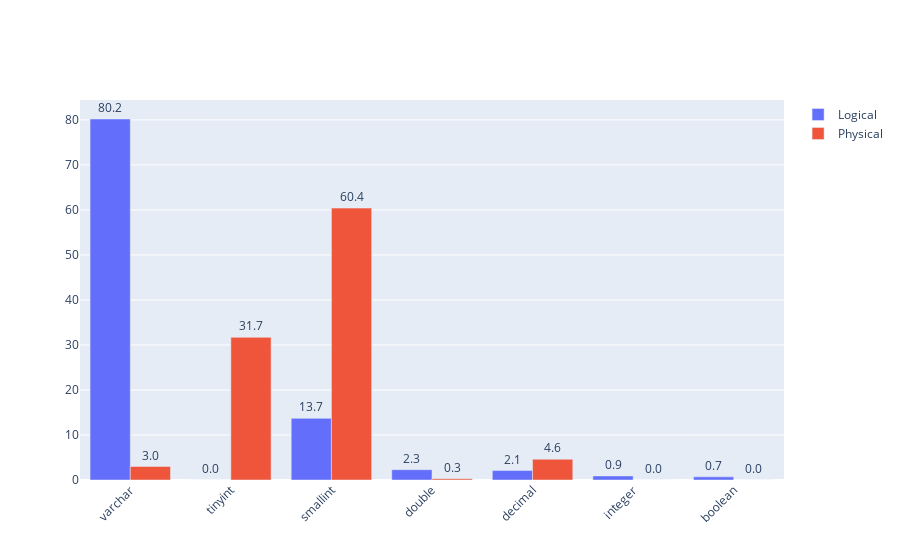

The code cell stored with this chart in its notebook:
### Code cell
import plotly.graph_objects as go

fig = go.Figure()
fig.add_trace(go.Bar(x=types, y=logic_count, name=columns[0], text=logic_count, textposition='outside'))
fig.add_trace(go.Bar(x=types, y=physical_count, name=columns[1], text=physical_count, textposition='outside'))
fig.update_layout(barmode='group',xaxis_tickangle=-45)
fig.show(renderer='pdf')
fig.show()

### Figure 1 — Plotly figure (JSON) as saved in the notebook; plotly's stock layout.template omitted (floating-point values rounded to 4 significant figures)
{"data": [{"name": "Logical", "text": ["80.2", "0.0", "13.7", "2.3", "2.1", "0.9", "0.7"], "textposition": "outside", "type": "bar", "x": ["varchar", "tinyint", "smallint", "double", "decimal", "integer", "boolean"], "y": [80.2, 0, 13.7, 2.3, 2.1, 0.9, 0.7]}, {"name": "Physical", "text": ["3.0", "31.7", "60.4", "0.3", "4.6", "0.0", "0.0"], "textposition": "outside", "type": "bar", "x": ["varchar", "tinyint", "smallint", "double", "decimal", "integer", "boolean"], "y": [3, 31.7, 60.4, 0.3, 4.6, 0, 0]}], "layout": {"barmode": "group", "xaxis": {"tickangle": -45}}}
